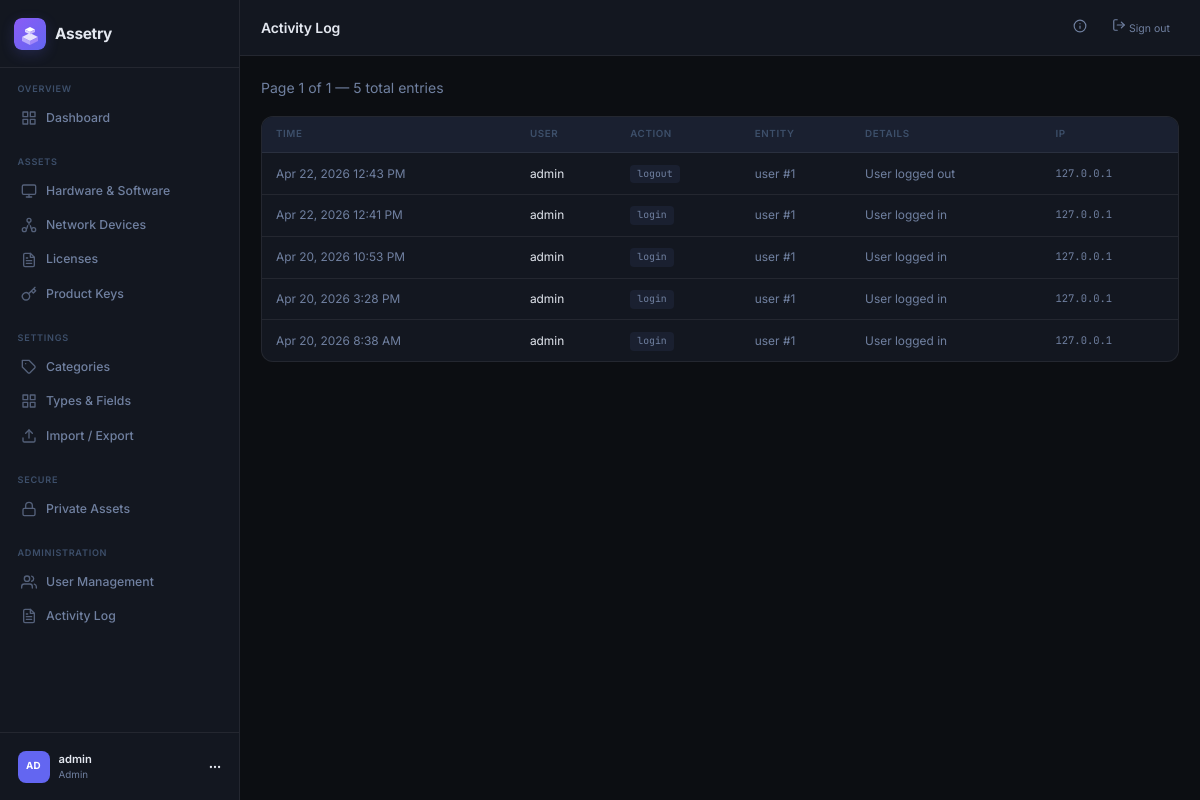
Before: /admin/logs (signed in) with the older database file.
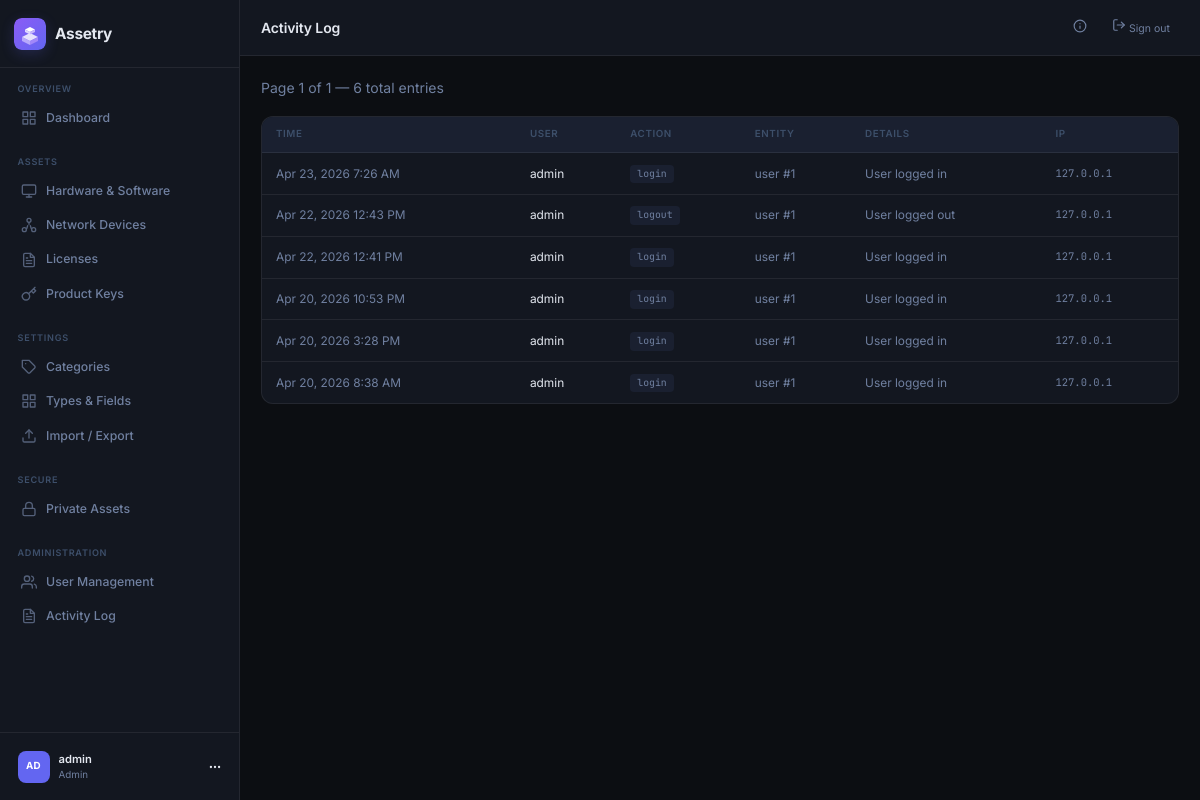
After: the same page with the newer database file.
### tables this page shows
CREATE TABLE users (
            id INTEGER PRIMARY KEY AUTOINCREMENT,
            username TEXT UNIQUE NOT NULL,
            email TEXT UNIQUE NOT NULL,
            password_hash TEXT NOT NULL,
            role TEXT NOT NULL DEFAULT 'user',
            avatar_color TEXT NOT NULL DEFAULT '#6366f1',
            created_at DATETIME DEFAULT CURRENT_TIMESTAMP,
            last_login DATETIME,
            is_active INTEGER DEFAULT 1
        );

CREATE TABLE activity_log (
            id INTEGER PRIMARY KEY AUTOINCREMENT,
            user_id INTEGER,
            action TEXT NOT NULL,
            entity_type TEXT,
            entity_id INTEGER,
            details TEXT,
            ip_address TEXT,
            created_at DATETIME DEFAULT CURRENT_TIMESTAMP,
            FOREIGN KEY (user_id) REFERENCES users(id) ON DELETE SET NULL
        );

### src/controllers/admin_controller.php (called while the page is built, shortened)
<?php
route('GET', '/admin/logs', function($params) {
    requireAdmin();
    $db = getDB();
    $page = max(1, (int)($_GET['page'] ?? 1));
    $perPage = 50;
    $offset = ($page - 1) * $perPage;
    $total = $db->query("SELECT COUNT(*) FROM activity_log")->fetchColumn();
    $logs = $db->query("SELECT al.*, u.username FROM activity_log al LEFT JOIN users u ON al.user_id = u.id ORDER BY al.created_at DESC LIMIT $perPage OFFSET $offset")->fetchAll();
    $totalPages = ceil($total / $perPage);
    $title = 'Activity Log';
    ob_start(); require __DIR__ . '/../views/pages/admin/logs.php'; $content = ob_get_clean();
    require __DIR__ . '/../views/layouts/main.php';
});

### public/index.php (called while the page is built, shortened)
<?php
require_once __DIR__ . '/../src/router.php';

### src/helpers.php (called while the page is built, shortened)
<?php
function e(string $str): string {
    return htmlspecialchars($str, ENT_QUOTES, 'UTF-8');
}
function formatDateTime(string $dt = null): string {
    return date('M j, Y g:i A', strtotime($dt));
}
function initials(string $name): string {
    $words = explode(' ', trim($name));
    return strtoupper(substr($name, 0, 2));
}

### src/auth.php (called while the page is built, shortened)
<?php
function isLoggedIn(): bool {
    return isset($_SESSION['user_id']);
}
function requireLogin(): void {
    if (!isLoggedIn() || currentUser() === null) {
        session_destroy();
        header('Location: /login');
        exit;
    }
}
function requireAdmin(): void {
    requireLogin();
}
function currentUser(): ?array {
    static $user = null;
    if ($user === null) {
        $db = getDB();
        $stmt = $db->prepare("SELECT * FROM users WHERE id = ? AND is_active = 1");
        $stmt->execute([$_SESSION['user_id']]);
        $user = $stmt->fetch();
    }
    return $user ?: null;
}

### src/views/pages/admin/logs.php (the view, shortened to what this page needs)
<div class="page-actions">
    <span class="text-muted">Page <?= $page ?> of <?= $totalPages ?> — <?= $total ?> total entries</span>
</div>
<div class="data-table-wrap">
    <table class="data-table">
        <thead>
            <tr>
                <th>Time</th>
                <th>User</th>
                <th>Action</th>
                <th>Entity</th>
                <th>Details</th>
                <th>IP</th>
            </tr>
        </thead>
        <tbody>
            <?php foreach ($logs as $log): ?>
            <tr>
                <td class="text-muted" style="white-space:nowrap"><?= formatDateTime($log['created_at']) ?></td>
                <td><?= e($log['username'] ?? 'system') ?></td>
                <td><span class="action-badge"><?= e($log['action']) ?></span></td>
                <td class="text-muted"><?= $log['entity_type'] ? e($log['entity_type']) . ' #' . $log['entity_id'] : '—' ?></td>
                <td class="text-muted"><?= e($log['details'] ?? '—') ?></td>
                <td class="mono text-muted" style="font-size:0.75rem"><?= e($log['ip_address'] ?? '—') ?></td>
            </tr>
            <?php endforeach; ?>
        </tbody>
    </table>
</div>

### src/router.php (shortened to what this page needs)
<?php
require_once __DIR__ . '/auth.php';
require_once __DIR__ . '/helpers.php';
$requestUri = parse_url($_SERVER['REQUEST_URI'], PHP_URL_PATH);
$requestUri = rtrim($requestUri, '/') ?: '/';
$routes = [
    'GET'  => [],
    'POST' => [],
];
function route(string $method, string $path, callable $handler): void {
    global $routes;
    $routes[$method][$path] = $handler;
}
function matchRoute(string $method, string $uri): ?array {
    global $routes;
    if (isset($routes[$method][$uri])) {
        return ['handler' => $routes[$method][$uri], 'params' => []];
    }
    return null;
}
require_once __DIR__ . '/controllers/vault_controller.php';
require_once __DIR__ . '/controllers/admin_controller.php';
require_once __DIR__ . '/controllers/types_controller.php';
$match = matchRoute($method, $requestUri);
if ($match) {
    call_user_func($match['handler'], $match['params']);
} else {
    http_response_code(404);
    require __DIR__ . '/views/pages/404.php';
}

### src/views/layouts/main.php (shortened to what this page needs)
<?php
require_once __DIR__ . '/../../auth.php';
$user = currentUser();
$currentPath = parse_url($_SERVER['REQUEST_URI'], PHP_URL_PATH);
function navActive(string $path): string {
    global $currentPath;
    if ($path === '/dashboard') {
        return $currentPath === '/dashboard' ? 'nav-item active' : 'nav-item';
    }
    return strpos($currentPath, $path) === 0 ? 'nav-item active' : 'nav-item';
}
?>
<!DOCTYPE html>
<html lang="en">
<head>
    <link rel="stylesheet" href="/static/app.css">
</head>
<body>
<div class="app-shell">
    <aside class="sidebar">
        <div class="sidebar-header">
            <a href="/dashboard" class="brand">
                <div class="brand-icon brand-icon-img">
                    <img src="/static/logo.svg" alt="Assetry" width="32" height="32">
                </div>
                <span class="brand-name">Assetry</span>
            </a>
        </div>
        <nav class="sidebar-nav">
            <div class="nav-section">
                <span class="nav-label">Overview</span>
                <a href="/dashboard" class="<?= navActive('/dashboard') ?>">
                    <span>Dashboard</span>
                </a>
            </div>
            <div class="nav-section">
                <span class="nav-label">Assets</span>
                <a href="/assets" class="<?= navActive('/assets') ?>">
                    <svg xmlns="http://www.w3.org/2000/svg" width="16" height="16" viewBox="0 0 24 24" fill="none" stroke="currentColor" stroke-width="2" stroke-linecap="round" stroke-linejoin="round"><rect x="2" y="3" width="20" height="14" rx="2" ry="2"/><line x1="8" y1="21" x2="16" y2="21"/><line x1="12" y1="17" x2="12" y2="21"/></svg>
                    <span>Hardware & Software</span>
                </a>
                <a href="/network" class="<?= navActive('/network') ?>">
                    <span>Network Devices</span>
                </a>
                <a href="/licenses" class="<?= navActive('/licenses') ?>">
                    <span>Licenses</span>
                </a>
                <a href="/keys" class="<?= navActive('/keys') ?>">
                    <svg xmlns="http://www.w3.org/2000/svg" width="16" height="16" viewBox="0 0 24 24" fill="none" stroke="currentColor" stroke-width="2" stroke-linecap="round" stroke-linejoin="round"><path d="M21 2l-2 2m-7.61 7.61a5.5 5.5 0 1 1-7.778 7.778 5.5 5.5 0 0 1 7.777-7.777zm0 0L15.5 7.5m0 0l3 3L22 7l-3-3m-3.5 3.5L19 4"/></svg>
                    <span>Product Keys</span>
                </a>
            </div>
            <div class="nav-section">
                <span class="nav-label">Settings</span>
                <a href="/categories" class="<?= navActive('/categories') ?>">
                    <svg xmlns="http://www.w3.org/2000/svg" width="16" height="16" viewBox="0 0 24 24" fill="none" stroke="currentColor" stroke-width="2" stroke-linecap="round" stroke-linejoin="round"><path d="M20.59 13.41l-7.17 7.17a2 2 0 0 1-2.83 0L2 12V2h10l8.59 8.59a2 2 0 0 1 0 2.82z"/><line x1="7" y1="7" x2="7.01" y2="7"/></svg>
                    <span>Categories</span>
                </a>
                <a href="/types" class="<?= navActive('/types') ?>">
                    <svg xmlns="http://www.w3.org/2000/svg" width="16" height="16" viewBox="0 0 24 24" fill="none" stroke="currentColor" stroke-width="2" stroke-linecap="round" stroke-linejoin="round"><path d="M3 3h7v7H3zM14 3h7v7h-7zM14 14h7v7h-7zM3 14h7v7H3z"/></svg>
                    <span>Types &amp; Fields</span>
                </a>
                <a href="/data" class="<?= navActive('/data') ?>">
                    <svg xmlns="http://www.w3.org/2000/svg" width="16" height="16" viewBox="0 0 24 24" fill="none" stroke="currentColor" stroke-width="2" stroke-linecap="round" stroke-linejoin="round"><path d="M21 15v4a2 2 0 0 1-2 2H5a2 2 0 0 1-2-2v-4"/><polyline points="17 8 12 3 7 8"/><line x1="12" y1="3" x2="12" y2="15"/></svg>
                    <span>Import / Export</span>
                </a>
            </div>
            <div class="nav-section">
                <span class="nav-label">Secure</span>
                <a href="/vault" class="<?= navActive('/vault') ?>">
                    <svg xmlns="http://www.w3.org/2000/svg" width="16" height="16" viewBox="0 0 24 24" fill="none" stroke="currentColor" stroke-width="2" stroke-linecap="round" stroke-linejoin="round"><rect x="3" y="11" width="18" height="11" rx="2" ry="2"/><path d="M7 11V7a5 5 0 0 1 10 0v4"/></svg>
                    <span>Private Assets</span>
                </a>
            </div>
            <?php if ($user && $user['role'] === 'admin'): ?>
            <div class="nav-section">
                <span class="nav-label">Administration</span>
                <a href="/admin/users" class="<?= navActive('/admin') ?>">
                    <span>User Management</span>
                </a>
                <a href="/admin/logs" class="<?= navActive('/admin/logs') ?>">
                    <span>Activity Log</span>
                </a>
            </div>
            <?php endif; ?>
        </nav>
        <div class="sidebar-footer">
            <a href="/profile" class="user-card">
                <div class="avatar" style="background: <?= e($user['avatar_color'] ?? '#6366f1') ?>">
                    <?= e(initials($user['username'] ?? 'U')) ?>
                </div>
                <div class="user-info">
                    <span class="user-name"><?= e($user['username'] ?? '') ?></span>
                    <span class="user-role"><?= e(ucfirst($user['role'] ?? 'user')) ?></span>
                </div>
                <svg xmlns="http://www.w3.org/2000/svg" width="14" height="14" viewBox="0 0 24 24" fill="none" stroke="currentColor" stroke-width="2" stroke-linecap="round" stroke-linejoin="round"><circle cx="12" cy="12" r="1"/><circle cx="19" cy="12" r="1"/><circle cx="5" cy="12" r="1"/></svg>
            </a>
        </div>
    </aside>
    <main class="main-content">
        <header class="topbar">
            <div class="topbar-left">
                <h1 class="page-title"><?= e($title ?? 'Dashboard') ?></h1>
            </div>
            <div class="topbar-right">
                <button type="button" class="btn-ghost btn-sm" onclick="document.getElementById('about-modal').style.display='flex'" title="About Assetry" style="padding:0.4rem">
                    <svg xmlns="http://www.w3.org/2000/svg" width="14" height="14" viewBox="0 0 24 24" fill="none" stroke="currentColor" stroke-width="2" stroke-linecap="round" stroke-linejoin="round"><circle cx="12" cy="12" r="10"/><line x1="12" y1="16" x2="12" y2="12"/><line x1="12" y1="8" x2="12.01" y2="8"/></svg>
                </button>
                <a href="/logout" class="btn-ghost btn-sm">
                    <svg xmlns="http://www.w3.org/2000/svg" width="14" height="14" viewBox="0 0 24 24" fill="none" stroke="currentColor" stroke-width="2" stroke-linecap="round" stroke-linejoin="round"><path d="M9 21H5a2 2 0 0 1-2-2V5a2 2 0 0 1 2-2h4"/><polyline points="16 17 21 12 16 7"/><line x1="21" y1="12" x2="9" y2="12"/></svg>
                    Sign out
                </a>
            </div>
        </header>
        <div class="content-area">
            <?php echo $content ?? ''; ?>
        </div>
    </main>
</div>
</body>
</html>

Changed rows visible on the page:
added activity_log: created_at "Apr 23, 2026 7:26 AM", user.username "admin", action "login", entity_type "user", entity "1", details "User logged in", ip_address "127.0.0.1"
Other visible differences:
$total: "5" → "6"
